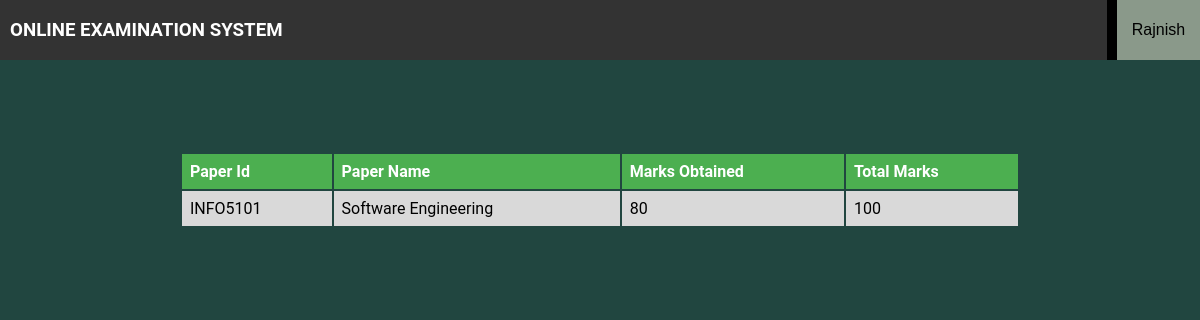
The app's page /view-result.php (signed in) with its own data.
### tables this page shows
CREATE TABLE `result` (
  `rid` int(10) NOT NULL,
  `user_id` varchar(20) NOT NULL,
  `paper_id` varchar(10) NOT NULL,
  `total_marks` int(5) NOT NULL
);

CREATE TABLE `exam` (
  `paper_id` varchar(10) NOT NULL,
  `paper_name` varchar(30) NOT NULL,
  `semester` int(5) NOT NULL,
  `date` date NOT NULL,
  `start_time` time NOT NULL,
  `marks` int(5) NOT NULL,
  `end_time` time NOT NULL
);

### view-result.php (the view, shortened to what this page needs)
<html>
<head>
<link rel="stylesheet" href="header.css">
</head>
<body>
<div class="fixed-header">
		<a href="index.php"><h3 class="title">ONLINE EXAMINATION SYSTEM</h3></a>
		<?php
			if(isset($_SESSION["id"]) && $_SESSION["accounttype"]=="student")
			{
				echo '<div class="dropdown">
  						<button onclick="myFunction()" class="dropbtn">&nbsp&nbsp'.$_SESSION["firstname"].'&nbsp&nbsp</button>
  							<div id="myDropdown" class="dropdown-content">
  							<a href="student-profile.php">Profile</a>';
    			echo '<a href="logout.php">Log Out</a>
  							</div>
					  </div>';
			}
			else
			{
				$_SESSION["redirect"]="view-result.php";
				header('Location: http://localhost/OnlineExaminationSystem/student-login.php');
			}
		?>
</div>
<br><br><br><br><br><br><br><br>
<?php
$conn=mysqli_connect('localhost','root','','exam');
$x=$_SESSION["id"];
$q="select e.paper_id,e.paper_name,e.marks,r.total_marks from result r JOIN(exam e) where e.paper_id=r.paper_id and r.user_id='$x'";
$q1=mysqli_query($conn,$q);
$q2=mysqli_query($conn,$q);
$row=mysqli_fetch_assoc($q1);
if($row==0)
{
	echo '<h2 align="center"><font color="white">No exam given yet !!!</font></h2>';
}
else
{
	echo '<table align="center">
			<th>Paper Id</th>
			<th>Paper Name</th>
			<th>Marks Obtained</th>
			<th>Total Marks</th>';
	while($row=mysqli_fetch_assoc($q2))
	{
		echo '<tr>
		<td>'.$row['paper_id'].'</td>
		<td>'.$row['paper_name'].'</td>
		<td>'.$row['total_marks'].'</td>
		<td>'.$row['marks'].'</td>
		</tr>';
	}
}
?>
</body>
</html>

### header.css (style rules this page uses)
.fixed-header { top: 0; width: 100%; position: fixed; background: #333; color: #fff; }
.dropbtn { height: 60px; width: auto; background-color: #8a998a; color: black; font-size: 16px; border-top-width: 0px; border-right-width: 0px; border-bottom-width: 0px; border-left: solid; border-left-color: black; border-left-width: 10px; cursor: pointer; }
.dropdown { float: right; position: relative; display: inline-block; }
.title { float: left; margin-left: 10px; color: white; }

### view-result.php (style rules this page uses)
body { margin: 0; background-color:#214640; font-family: "Roboto", sans-serif; }
table { width: 70%; }
th, td { text-align: left; padding: 8px; }
tr:nth-child(even) { background-color: #d9d9d9 }
th { background-color: #4CAF50; color: white; }

### records on screen
result: paper.paper_id "INFO5101", paper.paper_name "Software Engineering", total_marks "80", paper.marks "100"

### other values on screen
$_SESSION["firstname"] "Rajnish"
